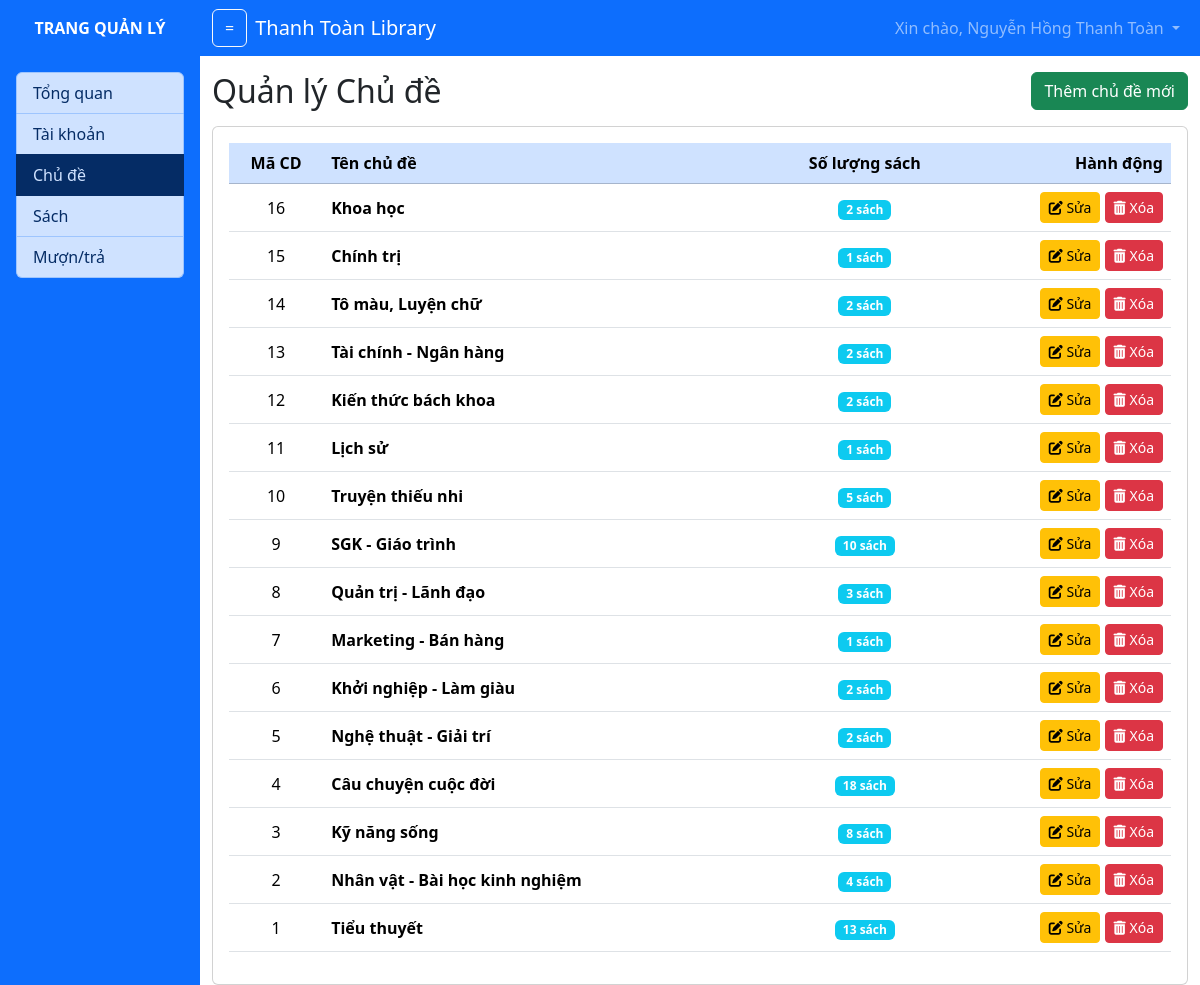
/admin.php?mod=subject&act=list (signed in), run on the app's committed database.
### tables this page shows
CREATE TABLE `chude` (
  `MaCD` int(11) NOT NULL,
  `TenChuDe` varchar(255) NOT NULL
);

### models/pdo.php (called while the page is built, shortened)
<?php
function pdo_connect()
{
    $servername = "localhost";
    $database = "qlthuvien";
    $username = "root";
    $password = "";
    try {
        $conn = new PDO("mysql:host=$servername;dbname=$database;charset=utf8", $username, $password);
        $conn->setAttribute(PDO::ATTR_ERRMODE, PDO::ERRMODE_EXCEPTION);
        return $conn;
    } catch (PDOException $e) {
        echo "Kết nối CSDL thất bại: " . $e->getMessage();
    }
}
function pdo_getAll($sql)
{
    $sql_args = array_slice(func_get_args(), 1);
    try {
        $conn = pdo_connect();
        $stmt = $conn->prepare($sql);
        $stmt->execute($sql_args);
        $rows = $stmt->fetchAll();
        return $rows;
    } catch (PDOException $e) {
        throw $e;
    } finally {
        unset($conn);
    }
}
function pdo_getValue($sql)
{
    $sql_args = array_slice(func_get_args(), 1);
    try {
        $conn = pdo_connect();
        $stmt = $conn->prepare($sql);
        $stmt->execute($sql_args);
        $row = $stmt->fetch(PDO::FETCH_ASSOC);
        return array_values($row)[0];
    } catch (PDOException $e) {
        throw $e;
    } finally {
        unset($conn);
    }
}

### models/m_subject.php (called while the page is built, shortened)
<?php
include_once("models/pdo.php");
function subject_getAll()
{
    $sql = "SELECT * FROM chude ORDER BY MaCD DESC";
    return pdo_getAll($sql);
}

### views/v_admin_subject_list.php (the view, shortened to what this page needs)
<a href="admin.php?mod=subject&act=add" class="btn btn-success float-end">Thêm chủ đề mới</a>
<h2 class="my-3">Quản lý Chủ đề</h2>
<div class="card">
    <div class="card-body">
        <table class="table table-hover text-center align-middle">
            <thead class="table-primary">
                <tr>
                    <th style="width: 10%;">Mã CD</th>
                    <th style="width: 50%;" class="text-start">Tên chủ đề</th>
                    <th style="width: 15%;">Số lượng sách</th>
                    <th style="width: 25%;" class="text-end">Hành động</th>
                </tr>
            </thead>
            <tbody>
                <?php if (empty($subjectList)): ?>
                    <tr>
                        <td colspan="4" class="text-center py-4">
                            <i class="text-muted">Chưa có chủ đề nào</i>
                        </td>
                    </tr>
                <?php else: ?>
                    <?php foreach ($subjectList as $subject):
                        $countBooks = pdo_getValue("SELECT COUNT(*) FROM sach WHERE MaCD = ?", $subject['MaCD']);
                        ?>
                        <tr>
                            <td><?= $subject['MaCD'] ?></td>
                            <td class="text-start">
                                <strong><?= htmlspecialchars($subject['TenChuDe']) ?></strong>
                            </td>
                            <td>
                                <span class="badge bg-info"><?= $countBooks ?> sách</span>
                            </td>
                            <td class="text-end">
                                <a class="btn btn-sm btn-warning"
                                    href="admin.php?mod=subject&act=update&id=<?= $subject['MaCD'] ?>" title="Chỉnh sửa">
                                    <i class="fa-solid fa-pen-to-square"></i> Sửa
                                </a>
                                <button class="btn btn-sm btn-danger btn-delete" data-id="<?= $subject['MaCD'] ?>"
                                    data-name="<?= htmlspecialchars($subject['TenChuDe']) ?>" data-count="<?= $countBooks ?>"
                                    title="Xóa">
                                    <i class="fa-solid fa-trash-can"></i> Xóa
                                </button>
                            </td>
                        </tr>
                    <?php endforeach; ?>
                <?php endif; ?>
            </tbody>
        </table>
    </div>
</div>

### data on the page
chude: MaCD "16", TenChuDe "Khoa học", countBooks "2"
chude: MaCD "15", TenChuDe "Chính trị", countBooks "1"
chude: MaCD "14", TenChuDe "Tô màu, Luyện chữ", countBooks "2"
chude: MaCD "13", TenChuDe "Tài chính - Ngân hàng", countBooks "2"
chude: MaCD "12", TenChuDe "Kiến thức bách khoa", countBooks "2"
chude: MaCD "11", TenChuDe "Lịch sử", countBooks "1"
chude: MaCD "10", TenChuDe "Truyện thiếu nhi", countBooks "5"
chude: MaCD "9", TenChuDe "SGK - Giáo trình", countBooks "10"
chude: MaCD "8", TenChuDe "Quản trị - Lãnh đạo", countBooks "3"
chude: MaCD "7", TenChuDe "Marketing - Bán hàng", countBooks "1"
chude: MaCD "6", TenChuDe "Khởi nghiệp - Làm giàu", countBooks "2"
chude: MaCD "5", TenChuDe "Nghệ thuật - Giải trí", countBooks "2"
chude: MaCD "4", TenChuDe "Câu chuyện cuộc đời", countBooks "18"
chude: MaCD "3", TenChuDe "Kỹ năng sống", countBooks "8"
chude: MaCD "2", TenChuDe "Nhân vật - Bài học kinh nghiệm", countBooks "4"
chude: MaCD "1", TenChuDe "Tiểu thuyết", countBooks "13"

### other printed values
$_SESSION['user']['HoTen'] "Nguyễn Hồng Thanh Toàn"
